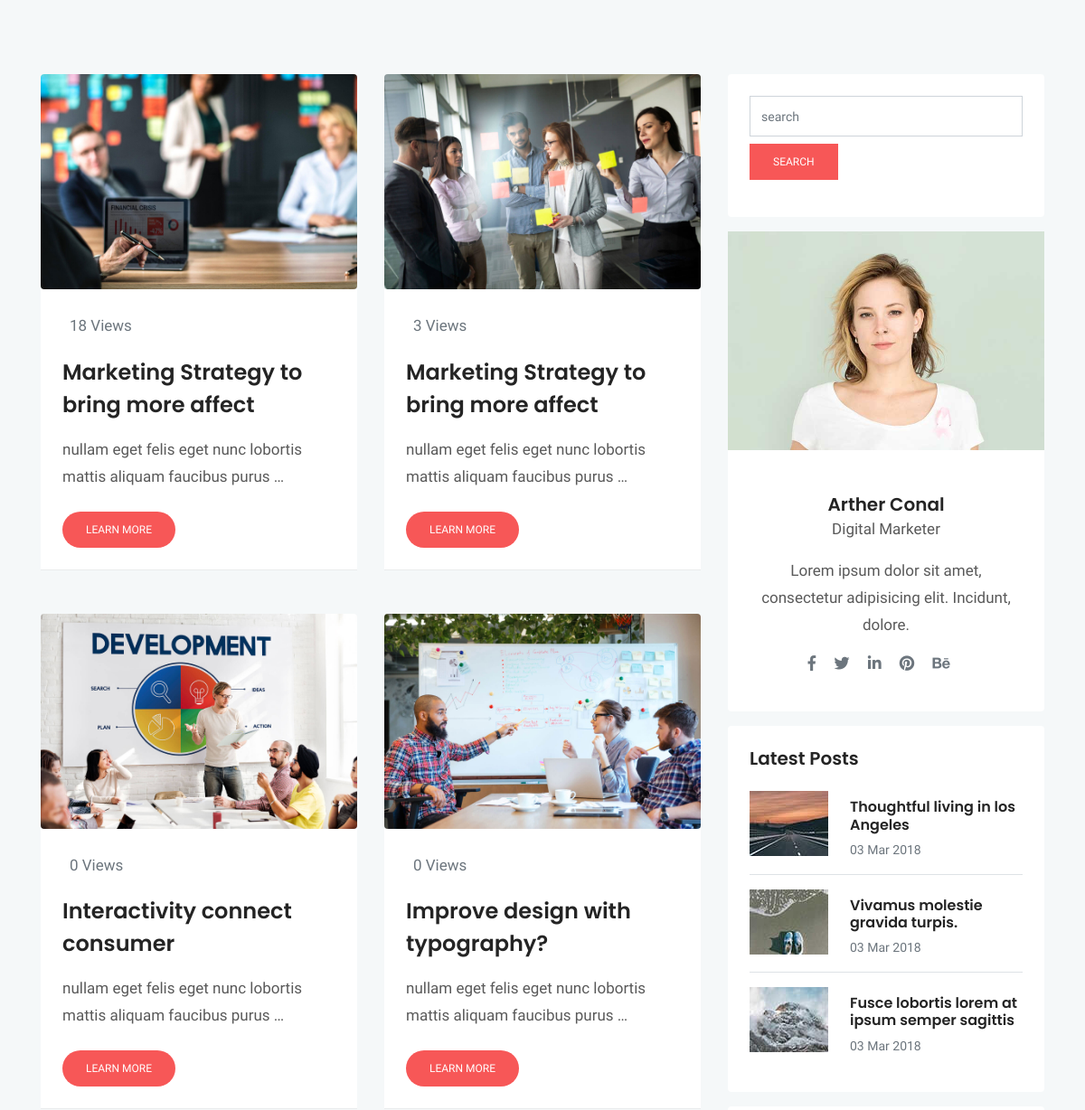
/blog/ (middle part), run on an earlier commit of the app's database.
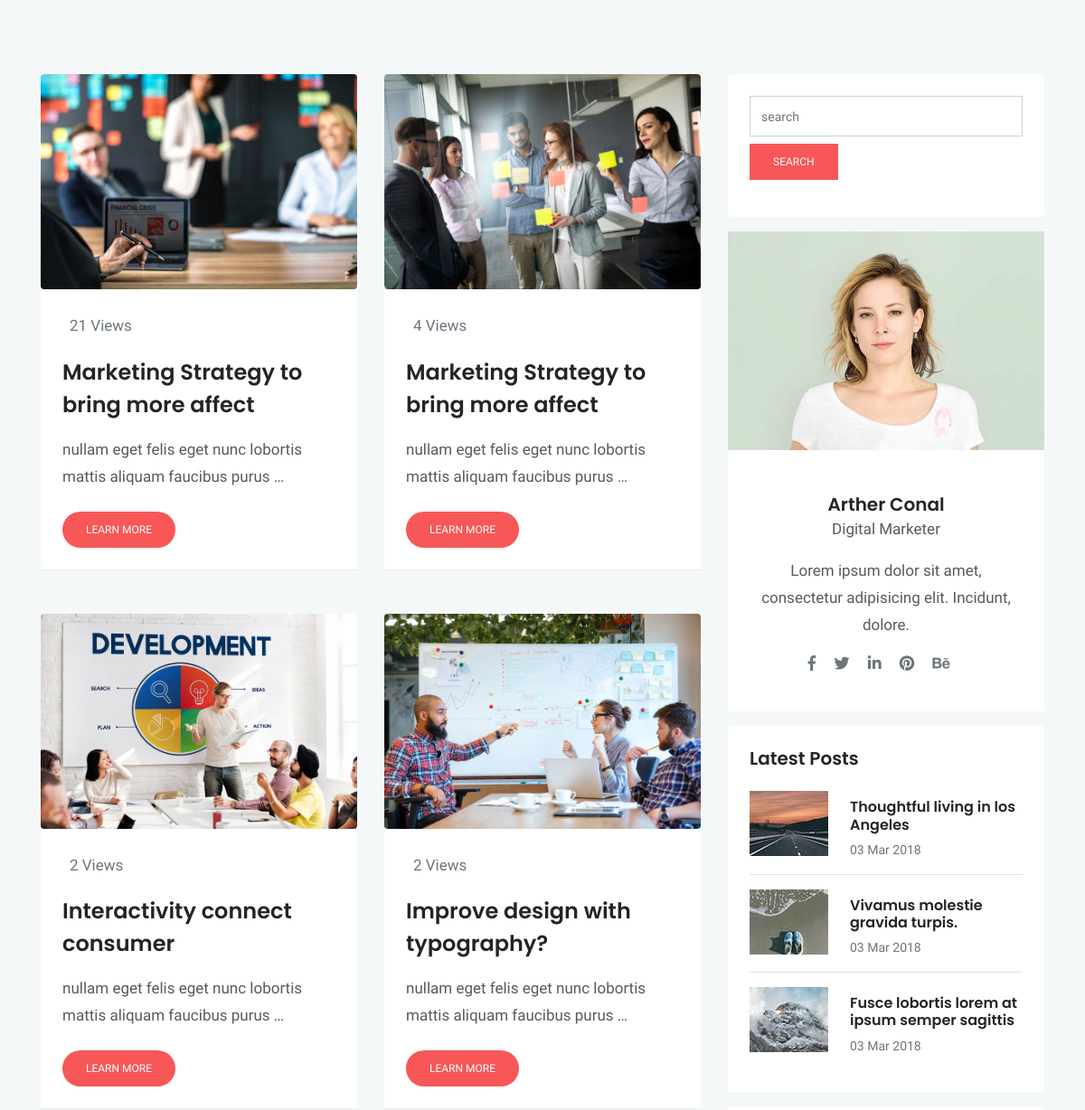
And on a later commit of the database.
### blog/models.py (models this page shows, shortened)
class Post (models.Model) :
    image = models.ImageField(upload_to = 'blog/',default = 'blog/default.jpg')
    author = models.ForeignKey(User,on_delete=models.SET_NULL,null=True)
    title = models.CharField (max_length = 200)
    content = models.TextField ()
    category = models.ManyToManyField (Category)
    counted_view = models.IntegerField (default = 0)
    status = models.BooleanField (default = False)
    login_required = models.BooleanField (default = False)
    published_date = models.DateTimeField (null = True)
    created_date = models.DateTimeField (auto_now_add = True)
    update_date = models.DateTimeField (auto_now = True)
    class Meta:
        ordering = ['-created_date']

### blog/views.py (the view)
# urls.py: path('', blog_view, name="index"),
def blog_view(request, **kwargs) :
    posts = Post.objects.filter(status = 1, published_date__lte = timezone.now())
    if kwargs.get('cat_name') != None:
        posts = posts.filter(category__name=kwargs['cat_name'])
    if kwargs.get('author_username') != None:
        posts = posts.filter(author__username = kwargs['author_username'])
    if kwargs.get('tag_name') != None:
        posts = posts.filter(tags__name__in=[kwargs['tag_name']])
    posts = Paginator (posts,4)
    try:
        page_number = request.GET.get ('page')
        posts = posts.get_page(page_number)
    except PageNotAnInteger:
        posts = posts.get_page(1)
    except EmptyPage:
        posts = posts.get_page(1)
    context = {'posts': posts}
    return render(request, "blog/blog-sidebar.html", context)

### templates/blog/blog-sidebar.html (shortened to what this page needs)
{% extends 'base.html' %}
{% load static %}
{% block content %}
<!doctype html>
<html lang="en">
  <head>
  <link rel="stylesheet" href="{% static 'plugins/bootstrap/css/bootstrap.min.css' %}">
  <link rel="stylesheet" href="{% static 'plugins/themify/css/themify-icons.css' %}">
  <link rel="stylesheet" href="{% static 'plugins/fontawesome/css/all.css' %}">
  <link rel="stylesheet" href="{% static 'plugins/magnific-popup/dist/magnific-popup.css' %}">
  <link rel="stylesheet" href="{% static 'plugins/slick-carousel/slick/slick.css' %}">
  <link rel="stylesheet" href="{% static 'plugins/slick-carousel/slick/slick-theme.css' %}">
  <link rel="stylesheet" href="{% static 'css/style.css' %}">
</head>
<body>
<div class="main-wrapper ">
<section class="section blog-wrap bg-gray">
    <div class="container">
        <div class="row">
            <div class="col-lg-8">
                <div class="row">
                  {% for post in posts %}
	<div class="col-lg-6 col-md-6 mb-5">
		<div class="blog-item">
			<img src="{{post.image.url}}" alt="" class="img-fluid rounded">
			<div class="blog-item-content bg-white p-4">
				<div class="blog-item-meta  py-1 px-2">
					<span class="text-muted text-capitalize mr-3"></i>{{post.counted_view}} Views</span>
				</div>
				<h3 class="mt-3 mb-3"><a href="{% url 'blog:single' pid=post.id %}">{{post.title}}</a></h3>
				<p class="mb-4">{{ post.content|truncatewords:10 }}</p>
				<a href="{{post.id}}" class="btn btn-small btn-main btn-round-full">Learn More</a>
			</div>
		</div>
	</div>
  {% endfor %}
</div>
        </div>
        <div class="col-lg-4">
          <div class="sidebar-wrap">
            {% include 'blog/blog-search.html' %}
	<div class="sidebar-widget card border-0 mb-3">
		<img src="{% static 'images/blog/blog-author.jpg' %}" alt="" class="img-fluid">
		<div class="card-body p-4 text-center">
			<h5 class="mb-0 mt-4">Arther Conal</h5>
			<p>Digital Marketer</p>
			<p>Lorem ipsum dolor sit amet, consectetur adipisicing elit. Incidunt, dolore.</p>
			<ul class="list-inline author-socials">
				<li class="list-inline-item mr-3">
					<a href="#"><i class="fab fa-facebook-f text-muted"></i></a>
				</li>
				<li class="list-inline-item mr-3">
					<a href="#"><i class="fab fa-twitter text-muted"></i></a>
				</li>
				<li class="list-inline-item mr-3">
					<a href="#"><i class="fab fa-linkedin-in text-muted"></i></a>
				</li>
				<li class="list-inline-item mr-3">
					<a href="#"><i class="fab fa-pinterest text-muted"></i></a>
				</li>
				<li class="list-inline-item mr-3">
					<a href="#"><i class="fab fa-behance text-muted"></i></a>
				</li>
			</ul>
		</div>
	</div>
	<div class="sidebar-widget latest-post card border-0 p-4 mb-3">
		<h5>Latest Posts</h5>
        <div class="media border-bottom py-3">
            <a href="#"><img class="mr-4" src="{% static 'images/blog/bt-3.jpg' %}" alt=""></a>
            <div class="media-body">
                <h6 class="my-2"><a href="#">Thoughtful living in los Angeles</a></h6>
                <span class="text-sm text-muted">03 Mar 2018</span>
            </div>
        </div>
        <div class="media border-bottom py-3">
            <a href="#"><img class="mr-4" src="{% static 'images/blog/bt-2.jpg' %}" alt=""></a>
           <div class="media-body">
                <h6 class="my-2"><a href="#">Vivamus molestie gravida turpis.</a></h6>
                <span class="text-sm text-muted">03 Mar 2018</span>
            </div>
        </div>
        <div class="media py-3">
            <a href="#"><img class="mr-4" src="{% static 'images/blog/bt-1.jpg' %}" alt=""></a>
            <div class="media-body">
                <h6 class="my-2"><a href="#">Fusce lobortis lorem at ipsum semper sagittis</a></h6>
                <span class="text-sm text-muted">03 Mar 2018</span>
            </div>
        </div>
	</div>
	<div class="sidebar-widget bg-white rounded tags p-4 mb-3">
	</div>
</div>
            </div>
        </div>
    </div>
</section>
  </body>
  </html>
{% endblock %}

### templates/base.html (shortened to what this page needs)
{% load static %}
{% block content %}
{% endblock %}

### templates/blog/blog-search.html
{% load static %}
<div class="sidebar-widget search card p-4 mb-3 border-0">
    <form >
        <input type="text" class="form-control" action="{% url 'blog:search' %}" method="get" placeholder="search" name="s">
        <button type="submit" class="btn btn-mian btn-small d-block mt-2">search</button>
    </form>
</div>

### statics/css/style.css (style rules this page uses)
html { overflow-x: hidden; }
body { line-height: 1.5; font-family: "Hind", serif; -webkit-font-smoothing: antialiased; font-size: 17px; color: rgba(0, 0, 0, 0.65); }
h1, .h1, h2, .h2, h3, .h3, h4, .h4, h5, .h5, h6, .h6 { font-family: "Poppins", sans-serif; font-weight: 600; color: #242424; }
h3, .h3 { font-size: 1.5rem; }
h5, .h5 { font-size: 1.25rem; }
h6, .h6 { font-size: 1rem; }
p { line-height: 30px; }
input[type="email"], input[type="password"], input[type="text"], input[type="tel"] { box-shadow: none; height: 45px; outline: none; font-size: 14px; }
.form-control { box-shadow: none; border-radius: 0; }
.btn { display: inline-block; font-size: 14px; font-size: 0.8125rem; font-weight: 400; padding: 1rem 2.5rem; text-transform: uppercase; border-radius: 0; transition: all 0.2s ease; }
.btn-main, .btn-transparent, .btn-small { background: #f75757; color: #fff; transition: all 0.2s ease; }
.btn-small { padding: 10px 25px; font-size: 12px; }
.btn-round-full { border-radius: 50px; }
.bg-gray { background: #f5f8f9; }
.section { padding: 100px 0; }
.text-sm { font-size: 14px; }
a { color: #242424; text-decoration: none; }
.blog-item-content h3 { line-height: 36px; }
.blog-item-content h3 a { transition: all .4s ease 0s; }
.blog-item { border-bottom: 1px solid rgba(0, 0, 0, 0.05); }

What changed in the data, as far as the page shows it:
changed Post (number 1 of 4 on the later page): counted_view "18" → "21"
changed Post (number 2 of 4 on the later page): counted_view "3" → "4"
changed Post "Interactivity connect consumer": counted_view "0" → "2"
changed Post "Improve design with typography?": counted_view "0" → "2"
